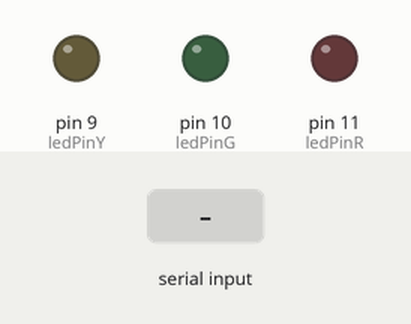
Bench run of a sketch on a simulated Arduino Uno, built with avr-gcc and run on an emulated ATmega328P. Parts: output pins drawn as LEDs (lit = HIGH). The test bench sets the inputs (shaded band).

Above: at 1.2 s.
1.3 s: "1" received over Serial
At 2.0 s:
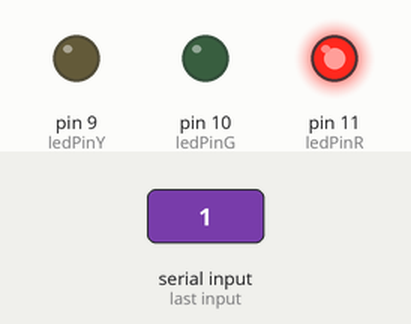
2.8 s: "2" received over Serial
At 3.2 s:
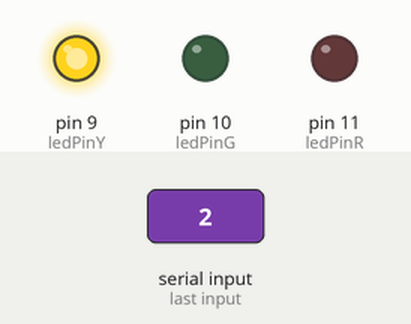
4.3 s: "3" received over Serial
At 5.5 s:
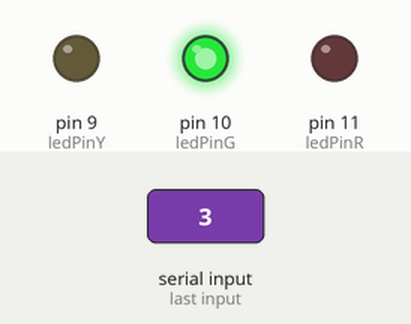
5.8 s: "4" received over Serial
At 7.4 s:
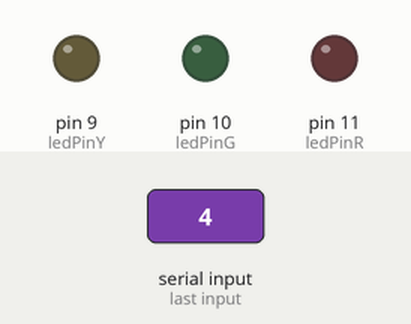
Timing chart, 0 to 8.9 s (numbered marks = the images above; inputs shaded):
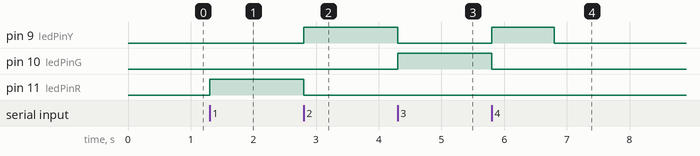

Measured:
- after the input at 1.3 s, pin 11 (ledPinR): LOW → HIGH at once
- after the input at 2.8 s, pin 9 (ledPinY): LOW → HIGH at once; pin 11 (ledPinR): HIGH → LOW at once
- after the input at 4.3 s, pin 9 (ledPinY): HIGH → LOW at once; pin 10 (ledPinG): LOW → HIGH at once
- after the input at 5.8 s, pin 9 (ledPinY): LOW → HIGH at once, → LOW 1.0 s later; pin 10 (ledPinG): HIGH → LOW at once

The sketch:

sfetofar.ino
```cpp
int ledPinR=11;
int ledPinY=9;
int ledPinG=10;

void setup() {
  pinMode(ledPinR,OUTPUT);
   pinMode(ledPinY,OUTPUT);
    pinMode(ledPinG,OUTPUT);
   Serial.begin(9600);
}

void loop() {
  if(Serial.available()>0){
  }
  char key=Serial.read();
  if(key == '1'){
    digitalWrite(ledPinR,HIGH);
  digitalWrite(ledPinY,LOW);
  digitalWrite(ledPinG,LOW);
  }
  else if(key == '2'){
    digitalWrite(ledPinR,LOW);
  digitalWrite(ledPinY,HIGH);
  digitalWrite(ledPinG,LOW);
  }
  else if(key == '3'){
   digitalWrite(ledPinR,LOW);
  digitalWrite(ledPinY,LOW);
  digitalWrite(ledPinG,HIGH);
  }
  else if(key == '4'){
    digitalWrite(ledPinR,LOW);
  digitalWrite(ledPinY,HIGH);
  digitalWrite(ledPinG,LOW);
  delay(1000);
  digitalWrite(ledPinY, LOW);
  }
//  digitalWrite(ledPinR,LOW);
//  digitalWrite(ledPinY,HIGH);
//  digitalWrite(ledPinG,LOW);
//  delay(1000);
//  digitalWrite(ledPinR,HIGH);
//  digitalWrite(ledPinY,LOW);
//  digitalWrite(ledPinG,LOW);
//  delay(1000);

}
```
